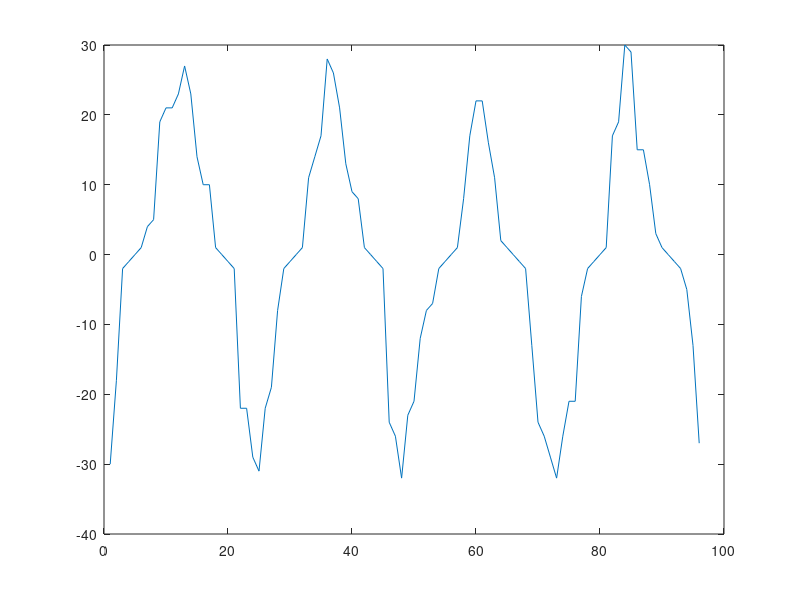
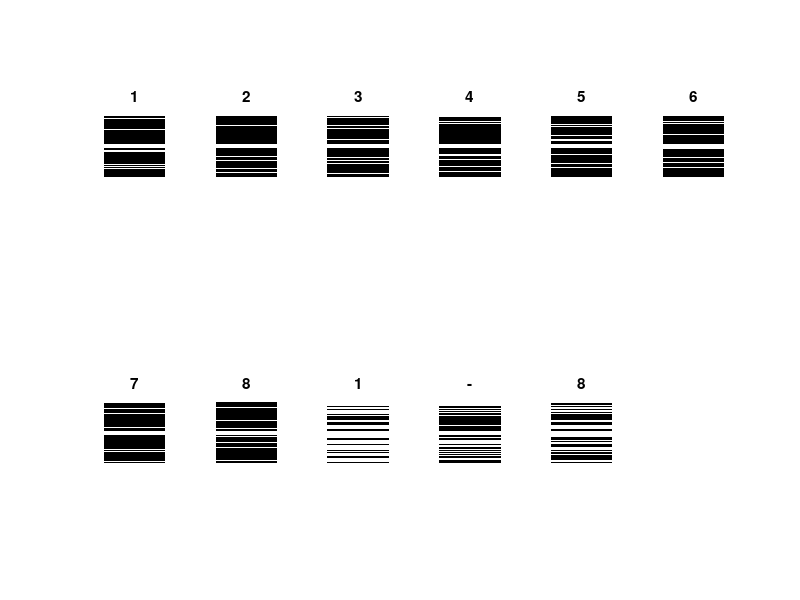

Reproduce these figures in MATLAB, in order.
%% ---------------------------
%
%
%
%

clearvars


traj = zeros(8*12,1);

for j = 1:64
    l(j) = j-33;
end
l(l==-2) = [];
l(l==-1) = [];
l(l==0) = [];
l(l==1) = [];


for i = 1:8
    traj(1+(i-1)*12) = l(randi(60));
    traj(2+(i-1)*12) = l(randi(60));
    traj(3+(i-1)*12) = l(randi(60));
    traj(4+(i-1)*12) = -2;
    traj(5+(i-1)*12) = -1;
    traj(6+(i-1)*12) = 0;
    traj(7+(i-1)*12) = 1;
    traj(8+(i-1)*12) = l(randi(60));
    traj(9+(i-1)*12) =  l(randi(60));
    traj(10+(i-1)*12) = l(randi(60));
    traj(11+(i-1)*12) = l(randi(60));
    traj(12+(i-1)*12) = l(randi(60));
end


for i = 1:8
    
    
    
   trajs((i-1)*12+1 : (i-1)*12 + 12) = sort(traj((i-1)*12+1 : (i-1)*12 + 12),'ascend');
   
   if rem(i, 2)== 0 
       trajs((i-1)*12+1 : (i-1)*12 + 12) = sort(traj((i-1)*12+1 : (i-1)*12 + 12),'descend');
   end
   
   
end

figure(1);
plot(trajs);


kspace = zeros(11,64,64);

cnt = 1;

for i = 1:8
 for j = 1:12
    kspace(i,trajs(cnt)+33,:) = 1;
    cnt = cnt + 1;
 end
 
end

kspace(9,:,:) = kspace(1,:,:) + kspace(2,:,:) + kspace(3,:,:) + kspace(4,:,:) + kspace(5,:,:) + kspace(6,:,:) + kspace(7,:,:) + kspace(8,:,:);
kspace(10,:,:) = kspace(1,:,:) + kspace(2,:,:) + kspace(3,:,:) + kspace(4,:,:);
kspace(11,:,:) = kspace(5,:,:) + kspace(6,:,:) + kspace(7,:,:) + kspace(8,:,:);


ptitle = ['1','2','3','4','5','6','7','8',"1-8",'1-4','5-8'];


figure(2);

for i = 1:11
    subplot(2,6,i),imshow(squeeze(kspace(i,:,:)),[0 1]);
    title(ptitle(i));
end


filename = 'per_dimy96_segm8_lines12.txt';
fileID = fopen(filename,'w');

for i = 1:length(trajs)
   
    fprintf(fileID,num2str(trajs(1,i)));
    fprintf(fileID,'\n');
    
end

fclose(fileID);

